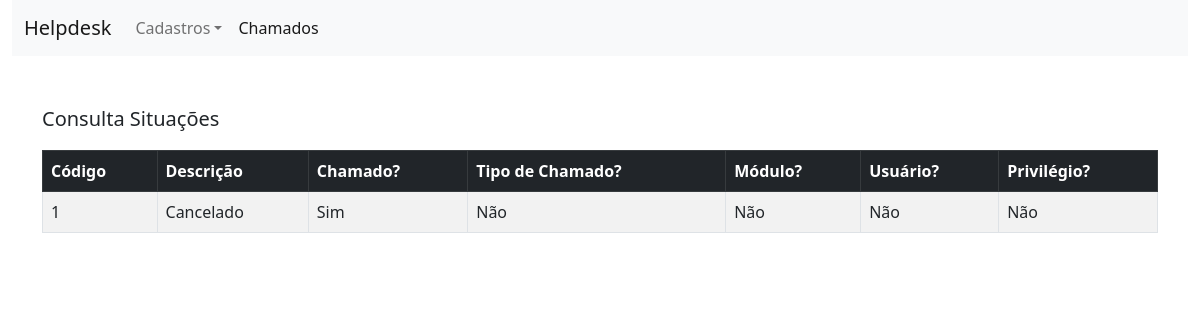
The app's page /view/situacao.view.php with its own data.
### tables this page shows
CREATE TABLE IF NOT EXISTS `situacao` (
  `id` INT(11) NOT NULL AUTO_INCREMENT,
  `descricao` VARCHAR(255) NOT NULL,
  `ehchamado` TINYINT(4) NOT NULL DEFAULT '0',
  `ehchamadotipo` TINYINT(4) NOT NULL DEFAULT '0',
  `ehmodulo` TINYINT(4) NOT NULL DEFAULT '0',
  `ehusuario` TINYINT(4) NOT NULL DEFAULT '0',
  `ehusuarioprivilegio` TINYINT(4) NOT NULL DEFAULT '0',
  PRIMARY KEY (`id`));

### autoload.php (called while the page is built, shortened)
<?php
    function tryInclude($class = null, $classType = null)
    {
        $filename = str_replace('_', DIRECTORY_SEPARATOR, strtolower($class)). '.' . $classType .'.php';
        $file = $_SERVER["DOCUMENT_ROOT"].'/HelpDesk/app/'.$filename;
        return false;
    }
?>

### controller/situacao.controller.php (called while the page is built)
<?php
    require('connection.controller.php');
    class Controller_Situacao {
        private function SelectAll() {
            $conexao = new Conexao();
            $SQL = "select * from situacao";
            $dadosBD = $conexao->getSelect($SQL);
            $c = 0;
            $i = count($dadosBD);
            $aResultado = [];
            while($c < $i) {
                $oSituacao = new Model_Situacao();
                $oSituacao->setId($dadosBD[$c][0]);
                $oSituacao->setDescricao($dadosBD[$c][1]);
                $oSituacao->setEhChamado($dadosBD[$c][2]);
                $oSituacao->setEhChamadoTipo($dadosBD[$c][3]);
                $oSituacao->setEhModulo($dadosBD[$c][4]);
                $oSituacao->setEhUsuario($dadosBD[$c][5]);
                $oSituacao->setEhUsuarioPrivilegio($dadosBD[$c][6]);
                $aResultado[] = $oSituacao;
                $c++;
            }
            return $aResultado;
        }
        public function returnSelectAll() {
            $aDados = $this->SelectAll();
            return $aDados;
        }
    }
?>

### controller/connection.controller.php (called while the page is built, shortened)
<?php
    class Conexao extends PDO {
        private $username = 'root';
        private $password = '';
        private $banco = 'helpdesk';
        private $host = 'localhost';
        private $conn;
        public function __construct() {
            try {
                $conn = new PDO("mysql:host={$this->host};
                                       dbname={$this->banco}",
                                       $this->username,
                                       $this->password);
                $conn->setAttribute(PDO::ATTR_ERRMODE, PDO::ERRMODE_EXCEPTION);
                return $this->conn = $conn;
            } catch(PDOException $e) {
                echo 'Erro: ' . $e->getMessage();
            }
        }
        public function getSelect($sql) {
            $stmt = $this->conn->prepare($sql);
            $stmt->execute();
            return $stmt->fetchAll(PDO::FETCH_NUM);
        }
    }
?>

### model/situacao.model.php (called while the page is built)
<?php
    class Model_Situacao {
        protected $id;
        protected $descricao;
        protected $ehChamado;
        protected $ehChamadoTipo;
        protected $ehModulo;
        protected $ehUsuario;
        protected $ehUsuarioPrivilegio;
        public function getId() {
            return $this->id;
        }
        public function setId($id) {
            $this->id = $id;
        }
        public function getDescricao() {
            return $this->descricao;
        }
        public function setDescricao($descricao) {
            $this->descricao = $descricao;
        }
        public function getEhChamado() {
            return $this->ehChamado;
        }
        public function setEhChamado($ehChamado) {
            $this->ehChamado = $ehChamado;
        }
        public function getEhChamadoTipo() {
            return $this->ehChamadoTipo;
        }
        public function setEhChamadoTipo($ehChamadoTipo) {
            $this->ehChamadoTipo = $ehChamadoTipo;
        }
        public function getEhModulo() {
            return $this->ehModulo;
        }
        public function setEhModulo($ehModulo) {
            $this->ehModulo = $ehModulo;
        }
        public function getEhUsuario() {
            return $this->ehUsuario;
        }
        public function setEhUsuario($ehUsuario) {
            $this->ehUsuario = $ehUsuario;
        }
        public function getEhUsuarioPrivilegio() {
            return $this->ehUsuarioPrivilegio;
        }
        public function setEhUsuarioPrivilegio($ehUsuarioPrivilegio) {
            $this->ehUsuarioPrivilegio = $ehUsuarioPrivilegio;
        }
    }
?>

### functions.php (called while the page is built, shortened)
<?php
    function trueOrFalse($parametro) {
        if($parametro == 1) {
            return "Sim";
        } else {
            return "Não";
        }
    }
?>

### view/situacao.view.php (the view)
<!DOCTYPE html>
    <head>
        <?php
            $title = "Consulta Situações";
            require_once('../autoload.php');
            require_once('head.php');
        ?>
    </head>
    <body>
        <div class='container-fluid'>
            <?php
                require_once('menu.php');
                $situacao = new Controller_Situacao();
                $aDados = $situacao->returnSelectAll();
            ?>
            <div class="container">
                <?php
                    if(empty($aDados)) {
                        echo setVazio();
                    } else {
                ?>
                <p class="lead mt-5">
                    <?php echo $title; ?>
                </p>
                <table class="table table-bordered table-striped table-hover">
                    <thead class="table-dark">
                        <tr>
                            <th scope="col">Código</th>
                            <th scope="col">Descrição</th>
                            <th scope="col">Chamado?</th>
                            <th scope="col">Tipo de Chamado?</th>
                            <th scope="col">Módulo?</th>
                            <th scope="col">Usuário?</th>
                            <th scope="col">Privilégio?</th>
                        </tr>
                    </thead>
                    <tbody>
                        <?php foreach ($aDados as $oObjeto) { ?>
                        <tr>
                            <td><?php echo $oObjeto->getId(); ?></td>
                            <td><?php echo $oObjeto->getDescricao(); ?></td>
                            <td><?php echo trueOrFalse($oObjeto->getEhChamado()); ?></td>
                            <td><?php echo trueOrFalse($oObjeto->getEhChamadoTipo()); ?></td>
                            <td><?php echo trueOrFalse($oObjeto->getEhModulo()); ?></td>
                            <td><?php echo trueOrFalse($oObjeto->getEhUsuario()); ?></td>
                            <td><?php echo trueOrFalse($oObjeto->getEhUsuarioPrivilegio()); ?></td>
                        </tr>
                        <?php } ?>
                    </tbody>
                </table>
            </div>
            <?php } ?>
        </div>
    </body>
</html>

### records on screen
situacao: id "1", descricao "Cancelado", ehchamado "Sim", ehchamadotipo "Não", ehmodulo "Não", ehusuario "Não", ehusuarioprivilegio "Não"

### other values on screen
$title "Consulta Situações"
